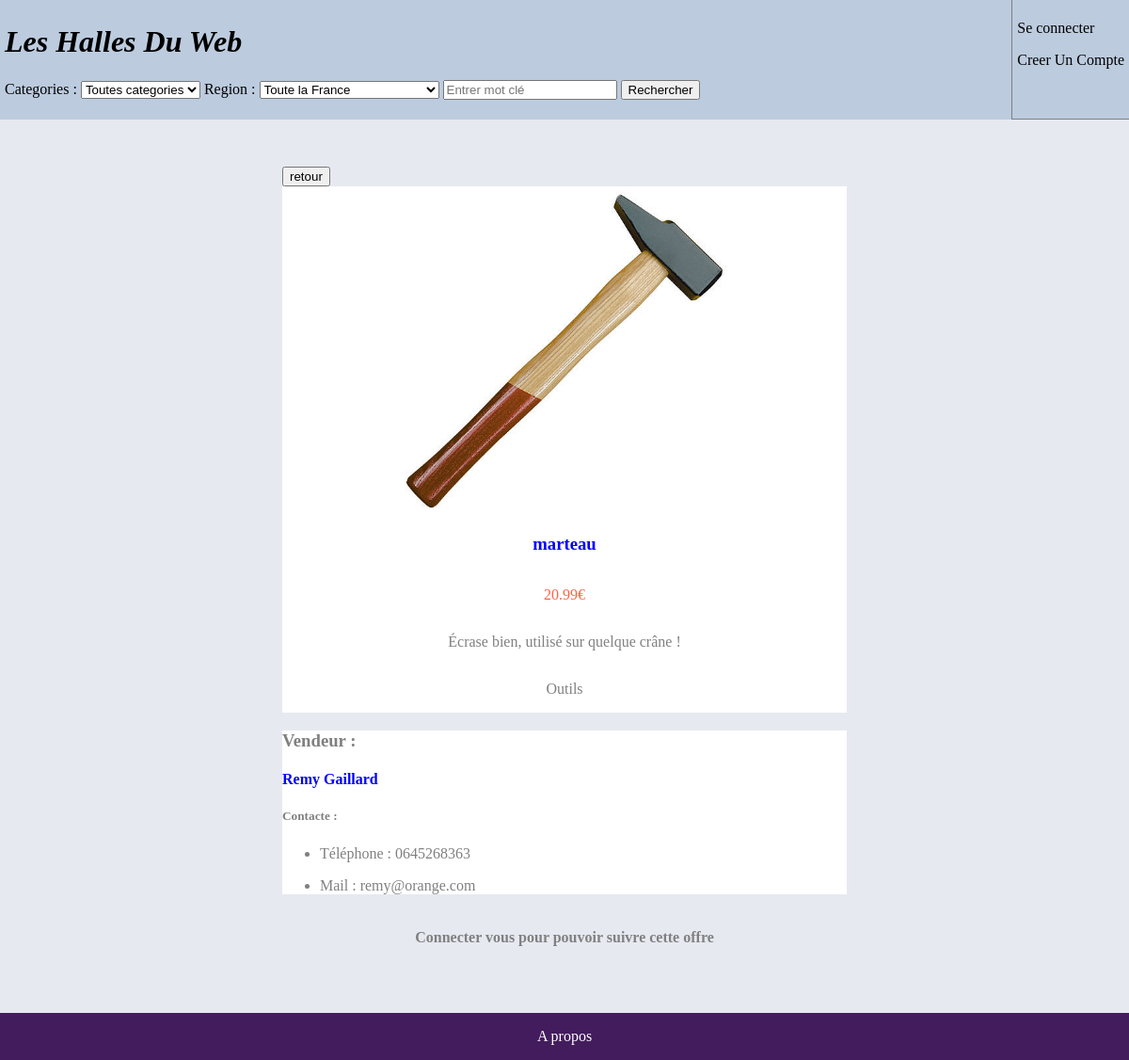
Page /controleur/offre.ctrl.php?ref=3 on the committed database.
### tables this page shows
CREATE TABLE categorie (
id INTEGER PRIMARY KEY,
intitule TEXT,
pere INTEGER,
FOREIGN KEY (pere) REFERENCES categorie(id)
);

CREATE TABLE utilisateur (
identifiant INTEGER PRIMARY KEY,
nomUser TEXT,
prenomUser TEXT,
age INTEGER,
mdp TEXT,
region TEXT,
mail TEXT,
telephone TEXT,
FOREIGN KEY (region) REFERENCES region(nom)
);

### controleur/offre.ctrl.php (called while the page is built, shortened)
<?php
    require_once('../model/model.class.php');
    require_once('../model/model.classDAO.php');
    $config = parse_ini_file('../config/config.ini');
    if (isset($_GET['firstId'])) {
      $firstId = $_GET['firstId'];
    } else {
      $firstId = 0;
    }
    if (isset($_GET['ref'])) {
      $ref = $_GET['ref'];
      $offre = $dao->getOffre($ref);
    } else {
      $offre = $dao->getOffre(1);
      $ref = 1;
    }
    if (isset($_GET['r'])) {
      $reg = $_GET['r'];
    } else {
      $reg = "Toute";
    }
    if (isset($_GET['c'])) {
      $cate = $_GET['c'];
    } else {
      $cate = "Toute";
    }
    if (isset($_GET['rec'])) {
      $rec = $_GET['rec'];
    } else {
      $rec = "";
    }
    $intCat = $dao->getIntCat($ref);
    $estConnecter = (isset($_SESSION['utilisateur']));
    $vendeur = $dao->getVendeur($offre->__get('id'));
    include('../view/vueOffre.view.php');
?>

### model/model.classDAO.php (called while the page is built, shortened)
<?php
require_once("../model/model.class.php");
$dao = new DAO();
class DAO{
    private $db;
    function __construct(){
      try {
      $config = parse_ini_file('../config/config.ini');
      $path = $config['database_path'];
      $this->db = new PDO("sqlite:$path");
      }
    catch (PDOException $e){
    die("erreur de connexion a la database: ".$e->getMessage());
    }
  }
function getIntCat($ref) {
  $req = "SELECT intitule FROM categorie WHERE id = (SELECT categorie FROM offre WHERE ref = $ref)";
  try{
      if($d = $this->db->query($req)){
        $intCat=$d->fetch();
      }
    }catch(Exception $e){
      echo "error au niveau du getCat".$e;
      return NULL;
    }
    return $intCat[0];
}
function getOffre($ref) {
  $req = "SELECT * FROM offre WHERE ref = $ref";
  try{
      if($d = $this->db->query($req)){
        $offre=$d->fetchAll(PDO::FETCH_CLASS,'Offre');
      }
    }catch(Exception $e){
      echo "error au niveau du searchORC".$e;
      return NULL;
    }
    return $offre[0];
}
function getVendeur($id) {
  $req = "SELECT * FROM utilisateur WHERE identifiant = $id";
  try{
      if($d = $this->db->query($req)){
        $vendeur=$d->fetchAll(PDO::FETCH_CLASS,'Utilisateur');
      }
    }catch(Exception $e){
      echo "error au niveau du searchORC".$e;
      return NULL;
    }
    return $vendeur[0];
}
}
 ?>

### model/model.class.php (called while the page is built, shortened)
<?php
class Offre{
public function __get(string $property) {
    return $this->$property;
  }
}
class Utilisateur {
    public function __get(string $property) {
        return $this->$property;
      }
}
 ?>

### view/vueOffre.view.php (the view, shortened to what this page needs)
<!DOCTYPE html>
<html lang="en" dir="ltr">
  <head>
    <link rel="stylesheet" href="../view/style/offre.style.css">
  </head>
  <body>
    <?php include('../controleur/header.ctrl.php'); ?>
    <nav>
      <div class="Option">
        <form action=<?php if(isset($_GET['fromC'])){print("\"../controleur/compte.ctrl.php\"");} else {print("\"../controleur/recherche.ctrl.php?firstId=$firstId&c=$cate&r=$reg&rec=$rec\"");}?> method="post">
          <input type="submit" value="retour">
        </form>
      </div>
      <div class="Offre">
        <img src="<?php echo $config['img_path']."/".$offre->__get('photo') ?>" alt="">
        <h3><?php echo $offre->__get('intitule') ?></h3>
        <p class="prix"><?php echo $offre->__get('prix') ?>€</p>
        <p><?php echo $offre->__get('caracteristique') ?></p>
        <p class="Categorie"><?php echo $intCat ?></p>
      </div>
      <div class="Vendeur">
        <h3>Vendeur<?php if($estVendeurConnecter) print(" (Vous) "); ?> :</h3>
        <h4><?php print($vendeur->prenomUser." ".$vendeur->nomUser);?></h4>
        <h5>Contacte :</h5>
        <ul>
          <li><p>Téléphone : <?php echo $vendeur->__get('telephone') ?></p></li>
          <li><p>Mail : <?php echo $vendeur->__get('mail') ?></p></li>
        </ul>
      </div>
      <div class="OptionSuivis">
      <?php if($estConnecter && $_SESSION['utilisateur']->__get('identifiant') != $offre->__get('id')){ ?>
        <?php if($estSuivis){ ?>
          <form action="<?php if(isset($_GET['fromC'])){print($_SERVER['PHP_SELF']."?ref=".$ref."&fromC=1");} else {print($_SERVER['PHP_SELF']."?ref=".$ref."&firstId=$firstId&c=$cate&r=$reg");} ?>" method="post">
            <input name="arSuivis" type="submit" value="Arreter de suivre">
          </form>
        <?php } else { ?>
          <form action="<?php if(isset($_GET['fromC'])){print($_SERVER['PHP_SELF']."?ref=".$ref."&fromC=1");} else {print($_SERVER['PHP_SELF']."?ref=".$ref."&firstId=$firstId&c=$cate&r=$reg");} ?>" method="post">
            <input name="suivre" type="submit" value="Suivre offre">
          </form>
        <?php } ?>
      <?php } elseif (!$estConnecter) { ?>
        <h4>Connecter vous pour pouvoir suivre cette offre</h4>
      <?php } ?>
    </div>
    </nav>
    <?php include('footer.view.php'); ?>
  </body>
</html>

### view/style/offre.style.css (style rules this page uses)
nav { margin-right: auto; margin-left: auto; width: 50%; background-color: #e6e9f0; }
nav .Offre { text-align: center; }
nav img { max-width: 350px; max-height: 350px; }
nav div { color: gray; font-style: normal; text-decoration: none; height: auto; margin-right: auto; margin-left: auto; background-color: #e6e9f0; background-color: white; }
nav div.Offre h3 { color: blue; }
nav h4 { color: blue; font-style: normal; text-decoration: none; }
nav div.Option { background-color: #e6e9f0; display: flex; flex-direction: row; justify-content: space-between; }
nav div.OptionSuivis { background-color: #e6e9f0; display: flex; flex-direction: row; justify-content: space-around; }
nav div.OptionSuivis h4 { color: gray; }
.Offre { display: flex; flex-direction: column; justify-content:flex-start; }
.Offre img { align-self: center; }
.prix { color: tomato; }
body { background-color: #e6e9f0; height: 100vh; margin: 0px; padding: 0px; display: flex; flex-direction: column; justify-content: space-between; }

### rows in the picture
categorie: intitule "Outils"
utilisateur: prenomUser "Remy", nomUser "Gaillard"

### other values in the picture
$offre->__get('intitule') "marteau"
$offre->__get('prix') "20.99"
$offre->__get('caracteristique') "Écrase bien, utilisé sur quelque crâne !"
$vendeur->__get('telephone') "0645268363"
$vendeur->__get('mail') "remy@orange.com"
